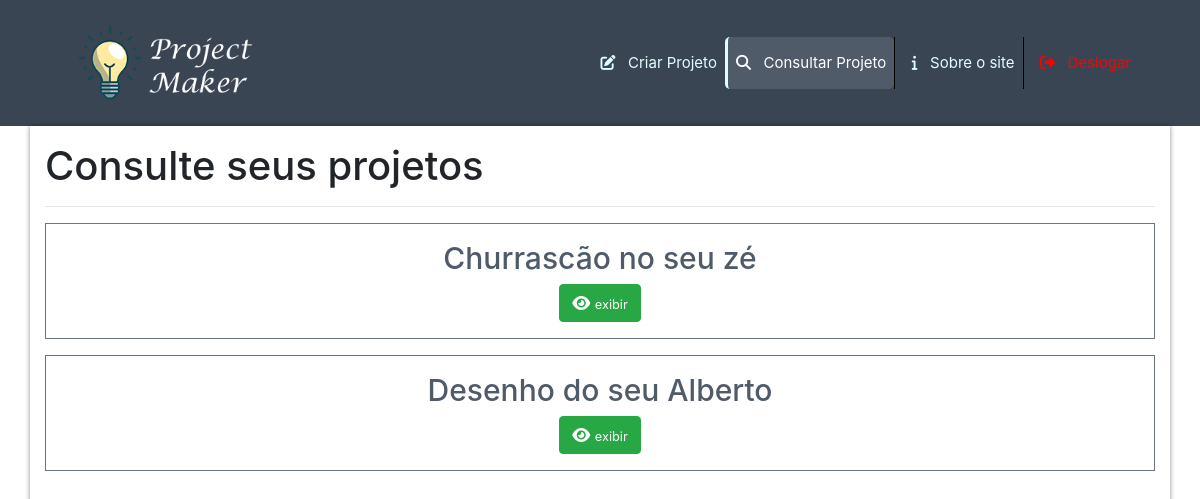
The page /consultar.php (signed in) on the database as committed earlier.
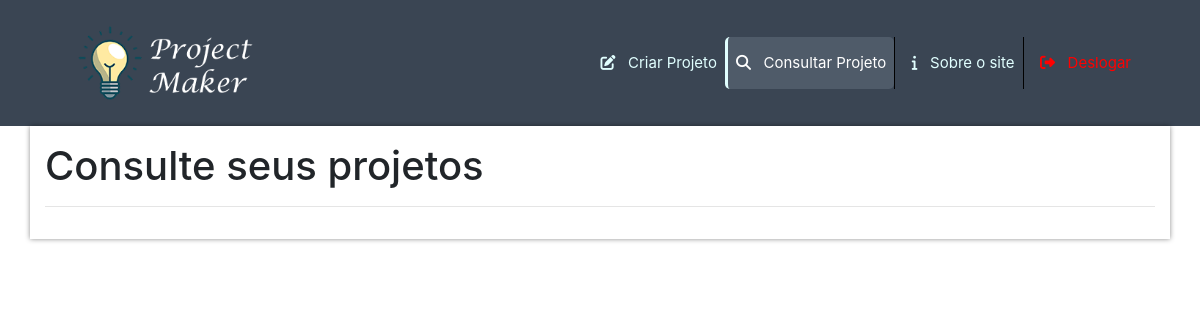
The same page on the database as committed later.
### tables this page shows
CREATE TABLE `informacoes_gerais` (
  `id_projeto` int(11) NOT NULL,
  `nome` varchar(50) NOT NULL,
  `custo_total` float(8,2) DEFAULT 0.00,
  `colaboradores` int(11) DEFAULT 0,
  `data_inicio` date NOT NULL DEFAULT curdate(),
  `data_fim` date DEFAULT NULL,
  `tempo_previsto` int(11) DEFAULT NULL,
  `detalhes` text NOT NULL,
  `fk_id_usuario` int(11) NOT NULL
);

### logica/dados_consultar_excluir.php (called while the page is built, shortened)
<?php
    require_once "class_Bd.php";
    require_once "class_Conexao.php";
    $conexao = new Conexao();
    $projeto = new Projeto();
    $bd = new Bd($conexao, $projeto);

### logica/class_Conexao.php (called while the page is built, shortened)
<?php
class Conexao {
    private $host = 'localhost';
    private $dbname = 'bd_project_maker';
    private $user = 'root';
    private $pass = '';
    public function conectar(){
        try {
            return new PDO("mysql:host=$this->host;dbname=$this->dbname", $this->user, $this->pass);
        } catch(PDOException $e){
            echo 'Não foi possível se conectar ao servidor. <br> Código do erro: ' . $e->getCode() . '<br> Mensagem do erro: ' . $e->getMessage();
        }
    }
}

### logica/class_Bd.php (called while the page is built, shortened)
<?php
class Bd {
    private $conexao;
    public function __construct(Conexao $conexao, Projeto $projeto){
        $this->conexao = $conexao->conectar();
    }
    public function selectProjeto_informacoes(){
        $query1 = "SELECT * FROM informacoes_gerais where fk_id_usuario = :id_user";
        $stmt = $this->conexao->prepare($query1);
        $stmt->bindValue(':id_user', $_SESSION['id_user']);
        $stmt->execute();
        return $stmt->fetchAll(PDO::FETCH_OBJ);
    }
}

### consultar.php (the view, shortened to what this page needs)
<?php
    require_once "logica/dados_consultar_excluir.php";
    $lista_informacoes = $bd->selectProjeto_informacoes();
?>
<!DOCTYPE html>
<html lang="pt-br">
<head>
    <link rel="stylesheet" href="https://stackpath.bootstrapcdn.com/bootstrap/4.5.1/css/bootstrap.min.css"
>
    <link rel="stylesheet" href="style.css">
</head>
<body>
<header>
    <div class="container">
        <nav class="navbar navbar-expand-lg nav-side-menu">
            <div class="brand">
                <a href="criar.php"><img src="imagens/brand.png" alt="brand" width="220"></a>
            </div>
            <div class="collapse navbar-collapse" id="navbarNav">
                <ul class="navbar-nav ml-auto">
                    <li class="pl-2 nav-item">
                        <a href="criar.php" class="nav-link primeiro"> <i class="fas fa-edit"></i> &nbsp; Criar Projeto </a>
                    </li>
                    <li class="nav-item">
                        <a href="consultar.php" class="nav-link ativo"> <i class="fas fa-search"></i> &nbsp; Consultar Projeto </a>
                    </li>
                    <li class="nav-item">
                        <a href="info.php" class="nav-link"> &nbsp; <i class="fas fa-info"></i> &nbsp; Sobre o site </a>
                    </li>
                    <li class="nav-item">
                        <a href="logica/session_destroy.php" class="nav-link logoff"> &nbsp; <i class="fas fa-sign-out-alt"></i> &nbsp; Deslogar </a>
                    </li>
                </ul>
            </div>
        </nav>
    </div>
</header>
<section class="container py-3 mb-3" id="pagina-consulta">
    <h1>Consulte seus projetos</h1>
    <hr>
    <? foreach ($lista_informacoes as $i => $li) {
    ?>
        <div id="projeto-1" class="border border-secondary p-3 mb-3 text-center">
            <h2 class="titulo-projeto"> <?= $li->nome ?> </h2>
            <button type="button" class="btn btn-success d-inline" id="exibir-projeto-<?= $li->id_projeto?>" onclick="exibeProjeto(<?= $li->id_projeto ?>)"> <i class="fas fa-eye"></i> <small>exibir</small> </button>
        </div>
    <? } ?>
</section>
</body>
</html>

### style.css (style rules this page uses)
body { padding: 0; margin: 0; overflow-x: hidden; }
header { background-color: #3a4553; }
.navbar ul { list-style: none; }
.nav-link { text-decoration: none; color: #e1ffff; cursor: pointer; font-size: 15px; border-left: 1px solid black; padding: 15px 20px; }
.primeiro { border: none; }
.ativo { border-left: 3px solid #e1ffff; background-color: #4f5b69; color: #ffffff; border-radius: 5px; }
.logoff { color: red; }
section.container { box-shadow: 0px 0px 5px rgba(0, 0, 0, 0.452); }
.titulo-projeto { color: #4f5b69; font-size: 30px; }

Rows that differ between the two databases and show on the page:
removed informacoes_gerais: nome "Churrascão no seu zé"
removed informacoes_gerais: nome "Desenho do seu Alberto"
